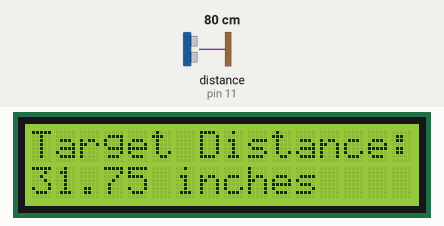
A sketch run on a simulated Arduino Uno, built with avr-gcc and run on an emulated ATmega328P. Parts: 16×2 character LCD. Wiring (inferred from the names in the program): ultrasonic range finder: trigger pin 13; echo pin 11. The test bench sets the inputs (shaded band); at power-on: distance to the obstacle (sensor on pin 11) 80 cm. The echo pulse lasts 58.3 µs per cm.

Above: at 1.2 s.
1.3 s: distance to the obstacle (sensor on pin 11) set to 299 cm
At 2.8 s:
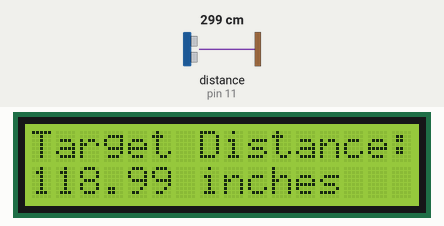
3.1 s: distance to the obstacle (sensor on pin 11) set to 2 cm
At 4.5 s:
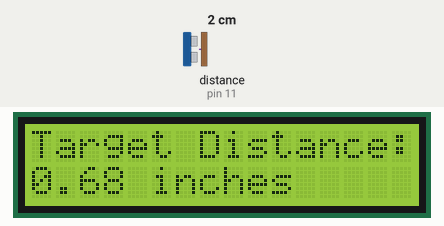
4.8 s: distance to the obstacle (sensor on pin 11) set to 4 cm
At 6.0 s:
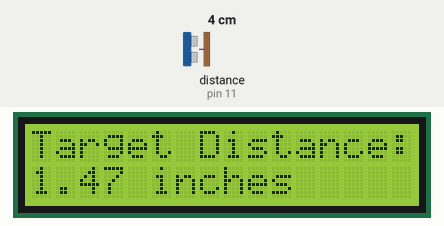
6.3 s: distance to the obstacle (sensor on pin 11) set to 135 cm
At 8.1 s:
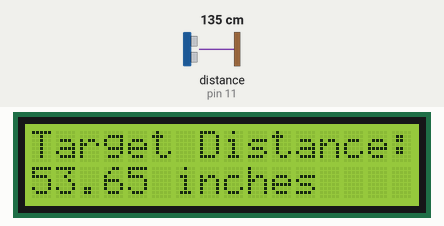
Timing chart, 0 to 9.6 s (numbered marks = the images above; inputs shaded):
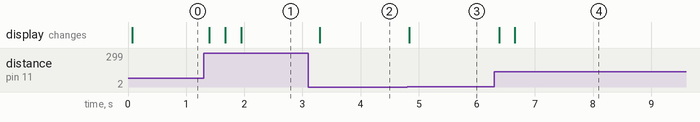

The sketch:

Ultrasonic_distance_measurement_and_LCD.ino
```cpp
// C++ code
// Using LCD DIsplay with Arduino

#include <LiquidCrystal.h>	// Loading the Liquid Crystal library

LiquidCrystal LCD(10, 9, 5, 4, 3, 2);	// Creating the liquid crystal object named LCD

// Initializing Pins and variables for Ultrasonic Sensor
int trigPin = 13, echoPin = 11;
float pingTime, targetDistance;

float speedOfSound = 776.5;	// Speed of sound in miles per hour

void setup()
{

  Serial.begin(9600);	// Turning on the Serial Monitor

  // Setting the pins of the Sensor
  pinMode(trigPin, OUTPUT);
  pinMode(echoPin, INPUT);

  // Setting the LCD Display
  LCD.begin(16,2);
  LCD.setCursor(0,0);
  LCD.print("Target Distance: ");	// Printing our first line

}

void loop()
{

  // Operating the trigger pin of the sensor
  digitalWrite(trigPin, LOW);
  delayMicroseconds(2000);
  digitalWrite(trigPin, HIGH);
  delayMicroseconds(15);
  digitalWrite(trigPin, LOW);
  delayMicroseconds(10);

  pingTime = pulseIn(echoPin, HIGH)/(3600 * 1000000.);	// Measuring ping time in hours using echo pin of the sensor

  targetDistance = ((speedOfSound * pingTime)/2) * 63360;	// Measuring distance from the echo pin to target in inches

  // Displaying the distance in the LCD monitor
  LCD.setCursor(0,1);
  LCD.print("                ");	// Clears row two after each operation
  LCD.setCursor(0,1);

  if (targetDistance <= 132) {

  	LCD.print(targetDistance);
  	LCD.print(" inches");

  } else {

    LCD.print("Seems safe...");	// Message for out of range

  }
  delay(250);	// Pausing not to make the display jittery

}
```

Measured:
- after the input at 1.3 s, the display: changes after 0.10 s (image 1)
- after the input at 3.1 s, the display: changes after 0.20 s (image 2)
- after the input at 4.8 s, the display: changes at once (image 3)
- after the input at 6.3 s, the display: first changes after 0.09 s (image 4 shows a later state)
